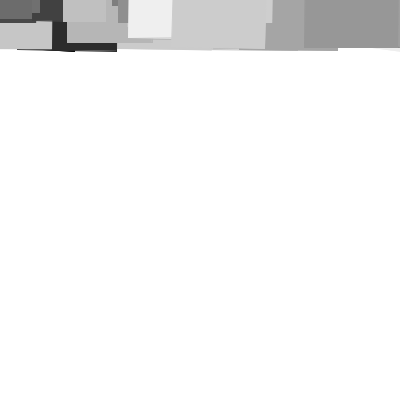
Frame 1 (no input)
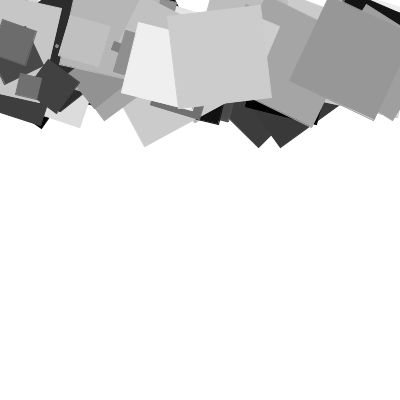
Frame 60 (the mouse pressed at the canvas centre just before this capture)
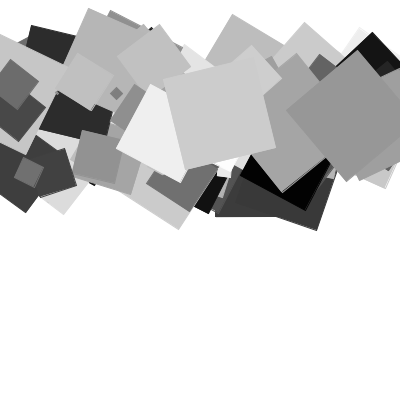
Frame 120 (the mouse held since frame 60 and released just before this capture)

The Processing sketch that drew these frames (run headless with seeded random() and noise(); from frame 60 on, the mouse is pressed at the canvas centre):

// Processing sketch: processing_103071
// ── processing_103071.pde

// Day12 Q10
/*
問 9 のプログラムを変更して、描く正方形の辺の長さを乱数で決めるように変更したものを作成してください。
*/
int maxobj = 100;
float[] x = new float[maxobj]; 
float[] y = new float[maxobj];  
float[] rot = new float[maxobj]; // 正方形の回転角度(ラジアン)
float[] vr  = new float[maxobj];  // rotation velocity
float[] v = new float[maxobj]; // 正方形の移動速度
color[] c = new color[maxobj];
float[] d = new float[maxobj]; //added for Q10
void setup(){
 size(400,400); smooth();
 for (int i=0; i<maxobj; i++) {
    x[i] = random(0,width);
    y[i] = 0;
    rot[i] = 0;
    vr[i] = PI/random(9,900);
    v[i] = random(0.5,1.5); 
    c[i] = color(random(255)); //monochrome :-p
    d[i] = random(100);  // added for Q10
 }
}

void draw(){
 background(255);
 stroke(255,25,50); 
 fill(255,25,50); 
 for (int i=0; i<maxobj; i++) {
   rot[i] = rot[i] + vr[i];
   y[i] = y[i] + v[i]; // (a) 
   if(y[i]>height){ // (b) 
     y[i] = 0;
     v[i] = random(0,1.5);//(c) 
   }
   fill(c[i]); stroke(c[i]);
   pushMatrix();
     translate(x[i],y[i]);// (d) , (e) 
     rotate(rot[i]); // (g) 
     rectMode(CENTER);  // (g) 
     rect(0,0,d[i],d[i]);
   popMatrix();
 } //end for
}
